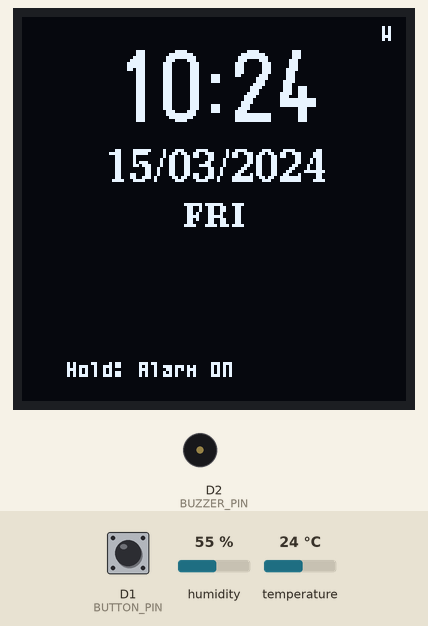
Recording of a sketch running on a simulated ESP8266 (NodeMCU). Shown: 128×128 one-colour display, buzzer (waves = sounding). The test bench sets the inputs (shaded band); at power-on: D1 (BUTTON_PIN) HIGH, humidity 55 %, temperature 24 °C. WiFi joins after 1.5 s; servers stay silent unless stated; the local clock reads 2024-03-15 10:24:30 at power-on unless the sketch sets it; what the sketch prints to the serial monitor is not drawn.

Above: at 9.1 s.
9.2 s: D1 (BUTTON_PIN) pulled LOW for 0.15 s
At 10.3 s:
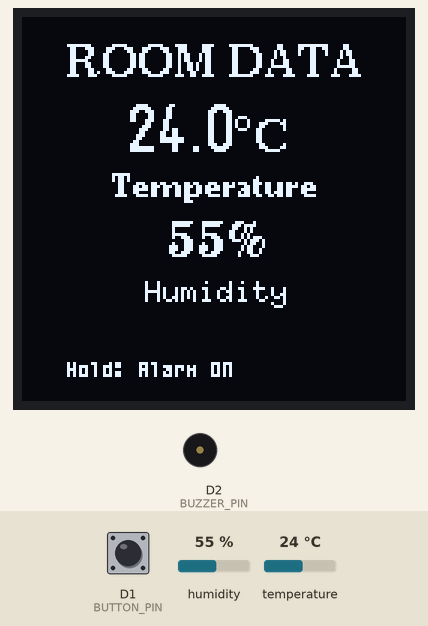
11.0 s: D1 (BUTTON_PIN) pulled LOW for 1 s
At 13.4 s:
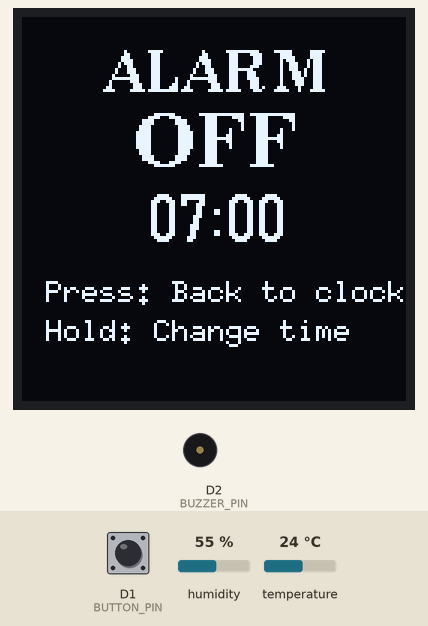
13.7 s: D1 (BUTTON_PIN) pulled LOW for 3.2 s
At 18.2 s:
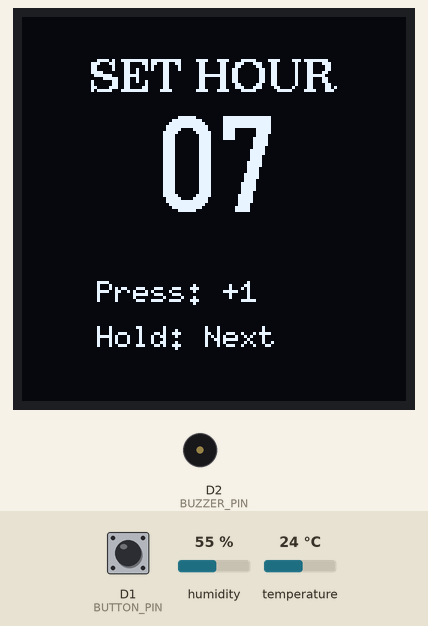
18.7 s: D1 (BUTTON_PIN) pulled LOW for 3.2 s
At 23.2 s:
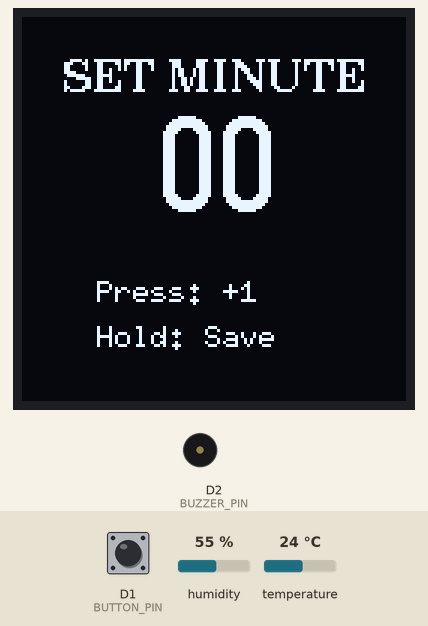
23.8 s: D1 (BUTTON_PIN) pulled LOW for 3.2 s
At 29.1 s:
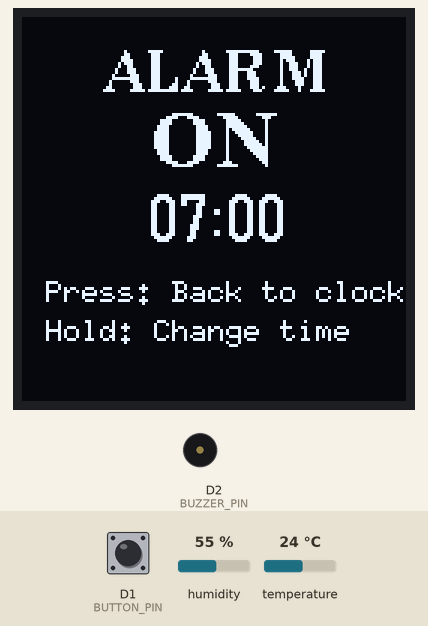
30.1 s: D1 (BUTTON_PIN) pulled LOW for 0.15 s
At 31.0 s:
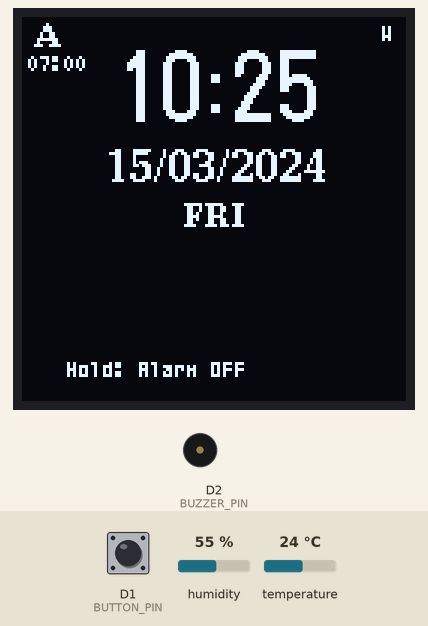
Timing chart, 0 to 33.1 s (numbered marks = the images above; inputs shaded):
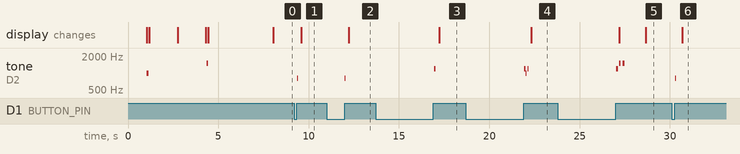

The sketch:

esp8266_clock_final.ino
```cpp
#include <U8g2lib.h>
#include <Wire.h>
#include <DHT.h>
#include <ESP8266WiFi.h>
#include <WiFiManager.h>
#include <time.h>

// Pin definitions
#define PIN_CLK 14      // D5 - SCK
#define PIN_DATA 13     // D7 - MOSI
#define PIN_CS 15       // D8 - CS
#define PIN_DC 2        // D4 - DC
#define PIN_RST 0       // D3 - RST

#define DHTPIN 12       // D6 - DHT11
#define BUTTON_PIN 5    // D1 - Button (J5 Pin 1)
#define BUZZER_PIN 4    // D2 - Buzzer

#define DHTTYPE DHT11

// External 1kΩ pull-up to 3.3V on J5 Pin 1
// Rest = HIGH, Pressed = LOW
#define BTN_PRESSED  LOW
#define BTN_RELEASED HIGH

// Display setup
U8G2_SH1107_PIMORONI_128X128_F_4W_SW_SPI u8g2(U8G2_R0, PIN_CLK, PIN_DATA, PIN_CS, PIN_DC, PIN_RST);

// Objects
DHT dht(DHTPIN, DHTTYPE);
WiFiManager wifiManager;

// Display modes
enum DisplayMode {
  MODE_CLOCK,
  MODE_SENSORS,
  MODE_ALARM_MENU,
  MODE_SET_HOUR,
  MODE_SET_MINUTE
};

// State
DisplayMode currentMode = MODE_CLOCK;
float temperature = 0;
float humidity = 0;
bool useCelsius = true;
bool show24Hour = true;

// Alarm settings
bool alarmEnabled = false;
int alarmHour = 7;
int alarmMinute = 0;
bool alarmTriggered = false;
int tempHour = 7;
int tempMinute = 0;

// Time
const char* ntpServer = "pool.ntp.org";
long gmtOffset_sec = 19800;
int daylightOffset_sec = 0;

// Forward declarations
void showMessage(const char* line1, const char* line2 = "", const char* line3 = "");
void updateDisplay();
void readSensors();
void printTime();
void checkAlarm();
void playAlarmSound();
void playBeep(int frequency, int duration);
void handleButton();
void handleShortPress();
void handleLongPress();

void setup() {
  Serial.begin(115200);
  delay(1000);
  Serial.println(F("\n================================"));
  Serial.println(F("ESP8266 WiFi Clock + Alarm"));
  Serial.println(F("External pull-up button build"));
  Serial.println(F("================================\n"));

  // External 1kΩ pull-up handles biasing, just use INPUT
  pinMode(BUTTON_PIN, INPUT);
  pinMode(BUZZER_PIN, OUTPUT);
  digitalWrite(BUZZER_PIN, LOW);

  Serial.println(F("Button: D1 (J5), Buzzer: D2"));

  // Initialize OLED
  u8g2.begin();
  Serial.println(F("OLED: OK"));

  playBeep(1000, 100);

  showMessage("WiFi Clock", "Starting...");
  delay(1500);

  // WiFi Setup
  showMessage("WiFi Setup", "Connect to:", "ClockSetup");
  Serial.println(F("WiFi setup starting..."));

  WiFiManagerParameter custom_timezone("tz", "Timezone", "5.5", 6,
    "<br/>5.5 (Sri Lanka/India), 0 (UK), -5 (USA EST)");

  wifiManager.addParameter(&custom_timezone);
  wifiManager.setConfigPortalTimeout(180);

  if (!wifiManager.autoConnect("ClockSetup")) {
    Serial.println(F("Failed, restarting..."));
    showMessage("WiFi Failed", "Restarting...");
    delay(3000);
    ESP.restart();
  }

  Serial.println(F("\nWiFi Connected!"));
  Serial.print(F("IP: "));
  Serial.println(WiFi.localIP());

  String tzValue = custom_timezone.getValue();
  float tzHours = tzValue.toFloat();
  gmtOffset_sec = (long)(tzHours * 3600);

  Serial.print(F("Timezone: UTC"));
  if (tzHours >= 0) Serial.print(F("+"));
  Serial.println(tzHours);

  showMessage("WiFi OK!", WiFi.SSID().c_str(), "Syncing...");

  configTime(gmtOffset_sec, daylightOffset_sec, ntpServer);

  Serial.print(F("Syncing"));
  int attempts = 0;
  while (time(nullptr) < 100000 && attempts < 20) {
    Serial.print(F("."));
    delay(500);
    attempts++;
  }
  Serial.println();

  if (time(nullptr) < 100000) {
    Serial.println(F("Time sync failed!"));
    showMessage("Time Sync", "Failed!");
    delay(2000);
  } else {
    Serial.println(F("Time synced!"));
    printTime();
    showMessage("Time Synced!", "Ready!");
    playBeep(1500, 100);
    delay(1500);
  }

  dht.begin();
  Serial.println(F("DHT11: OK"));
  delay(2000);
  readSensors();

  Serial.println(F("\n=== CONTROLS ==="));
  Serial.println(F("Short press : Next screen"));
  Serial.println(F("Long press  : Alarm ON/OFF (Clock/Sensors)"));
  Serial.println(F("Long press  : Set time (Alarm Menu)"));
  Serial.println(F("================\n"));
}

void loop() {
  static unsigned long lastUpdate = 0;
  static unsigned long lastTimeSync = 0;

  handleButton();

  if (alarmEnabled && !alarmTriggered &&
      currentMode != MODE_SET_HOUR && currentMode != MODE_SET_MINUTE) {
    checkAlarm();
  }

  if (alarmTriggered) {
    playAlarmSound();
  }

  if (millis() - lastTimeSync >= 3600000) {
    lastTimeSync = millis();
    configTime(gmtOffset_sec, daylightOffset_sec, ntpServer);
    Serial.println(F("Time re-synced"));
  }

  readSensors();

  if (millis() - lastUpdate >= 500) {
    lastUpdate = millis();
    updateDisplay();
  }

  delay(10);
}

// -------------------------------------------------------
// BUTTON HANDLER
// Rest = HIGH, Pressed = LOW (external 1kΩ pull-up)
// -------------------------------------------------------
void handleButton() {
  static unsigned long lastButtonCheck = 0;
  static bool lastButtonState = BTN_RELEASED;  // HIGH at rest
  static unsigned long buttonPressStart = 0;

  if (millis() - lastButtonCheck < 50) return;
  lastButtonCheck = millis();

  bool buttonState = digitalRead(BUTTON_PIN);

  // Button just pressed (HIGH -> LOW)
  if (buttonState == BTN_PRESSED && lastButtonState == BTN_RELEASED) {
    buttonPressStart = millis();
    delay(50);  // debounce
  }

  // Button just released (LOW -> HIGH)
  if (buttonState == BTN_RELEASED && lastButtonState == BTN_PRESSED) {
    unsigned long pressDuration = millis() - buttonPressStart;

    if (pressDuration < 2000) {
      handleShortPress();
    } else {
      handleLongPress();
    }

    delay(100);  // prevent double-trigger
  }

  lastButtonState = buttonState;
}

void handleShortPress() {
  playBeep(800, 50);
  Serial.println(F("SHORT PRESS"));

  switch (currentMode) {
    case MODE_CLOCK:
      if (alarmTriggered) {
        alarmTriggered = false;
        noTone(BUZZER_PIN);
        digitalWrite(BUZZER_PIN, LOW);
        Serial.println(F("Alarm stopped"));
      } else {
        currentMode = MODE_SENSORS;
        Serial.println(F("-> SENSORS"));
      }
      break;

    case MODE_SENSORS:
      currentMode = MODE_ALARM_MENU;
      Serial.println(F("-> ALARM MENU"));
      break;

    case MODE_ALARM_MENU:
      currentMode = MODE_CLOCK;
      Serial.println(F("-> CLOCK"));
      break;

    case MODE_SET_HOUR:
      tempHour++;
      if (tempHour > 23) tempHour = 0;
      Serial.print(F("Hour: "));
      Serial.println(tempHour);
      break;

    case MODE_SET_MINUTE:
      tempMinute++;
      if (tempMinute > 59) tempMinute = 0;
      Serial.print(F("Minute: "));
      Serial.println(tempMinute);
      break;
  }
}

void handleLongPress() {
  playBeep(1200, 100);
  Serial.println(F("LONG PRESS"));

  switch (currentMode) {
    case MODE_CLOCK:
    case MODE_SENSORS:
      alarmEnabled = !alarmEnabled;
      Serial.print(F("Alarm: "));
      Serial.println(alarmEnabled ? F("ON") : F("OFF"));
      {
        char msg[20];
        sprintf(msg, "Alarm %s", alarmEnabled ? "ON" : "OFF");
        char timeStr[10];
        sprintf(timeStr, "%02d:%02d", alarmHour, alarmMinute);
        showMessage(msg, timeStr);
      }
      playBeep(alarmEnabled ? 1500 : 800, 150);
      delay(1500);
      break;

    case MODE_ALARM_MENU:
      tempHour = alarmHour;
      tempMinute = alarmMinute;
      currentMode = MODE_SET_HOUR;
      Serial.println(F("-> SET HOUR"));
      break;

    case MODE_SET_HOUR:
      currentMode = MODE_SET_MINUTE;
      Serial.println(F("-> SET MINUTE"));
      playBeep(1000, 50);
      delay(50);
      playBeep(1200, 50);
      break;

    case MODE_SET_MINUTE:
      alarmHour = tempHour;
      alarmMinute = tempMinute;
      alarmEnabled = true;
      currentMode = MODE_ALARM_MENU;
      Serial.print(F("Alarm saved: "));
      Serial.print(alarmHour);
      Serial.print(F(":"));
      Serial.println(alarmMinute);
      showMessage("Alarm Set!", "Enabled");
      playBeep(1500, 100);
      delay(100);
      playBeep(1500, 100);
      delay(1000);
      break;
  }
}

// -------------------------------------------------------
// ALARM
// -------------------------------------------------------
void checkAlarm() {
  time_t now = time(nullptr);
  struct tm* timeinfo = localtime(&now);

  if (timeinfo->tm_hour == alarmHour &&
      timeinfo->tm_min  == alarmMinute &&
      timeinfo->tm_sec  == 0) {
    alarmTriggered = true;
    Serial.println(F("ALARM TRIGGERED!"));
  }
}

void playAlarmSound() {
  static unsigned long lastBeep = 0;
  static bool beepState = false;

  if (millis() - lastBeep >= 500) {
    lastBeep = millis();
    beepState = !beepState;
    tone(BUZZER_PIN, beepState ? 2000 : 1000);
  }
}

void playBeep(int frequency, int duration) {
  tone(BUZZER_PIN, frequency);
  delay(duration);
  noTone(BUZZER_PIN);
}

// -------------------------------------------------------
// DISPLAY
// -------------------------------------------------------
void updateDisplay() {
  u8g2.clearBuffer();

  switch (currentMode) {
    case MODE_CLOCK:      drawClock();      break;
    case MODE_SENSORS:    drawSensors();    break;
    case MODE_ALARM_MENU: drawAlarmMenu();  break;
    case MODE_SET_HOUR:   drawSetHour();    break;
    case MODE_SET_MINUTE: drawSetMinute();  break;
  }

  u8g2.sendBuffer();
}

void drawClock() {
  time_t now = time(nullptr);
  struct tm* timeinfo = localtime(&now);

  int hour    = timeinfo->tm_hour;
  int minute  = timeinfo->tm_min;
  int day     = timeinfo->tm_mday;
  int month   = timeinfo->tm_mon + 1;
  int year    = timeinfo->tm_year + 1900;
  int weekday = timeinfo->tm_wday;
  bool isPM   = false;

  if (!show24Hour) {
    isPM = (hour >= 12);
    if (hour == 0)      hour = 12;
    else if (hour > 12) hour -= 12;
  }

  u8g2.setFont(u8g2_font_logisoso24_tn);
  char timeStr[10];
  sprintf(timeStr, "%02d:%02d", hour, minute);
  int w = u8g2.getStrWidth(timeStr);
  u8g2.drawStr(64 - w / 2, 35, timeStr);

  if (!show24Hour) {
    u8g2.setFont(u8g2_font_ncenB08_tr);
    u8g2.drawStr(5, 35, isPM ? "PM" : "AM");
  }

  if (WiFi.status() == WL_CONNECTED) {
    u8g2.setFont(u8g2_font_micro_tr);
    u8g2.drawStr(120, 8, "W");
  }

  if (alarmEnabled) {
    u8g2.setFont(u8g2_font_ncenB08_tr);
    u8g2.drawStr(5, 10, "A");
    u8g2.setFont(u8g2_font_micro_tr);
    char alarmStr[6];
    sprintf(alarmStr, "%02d:%02d", alarmHour, alarmMinute);
    u8g2.drawStr(2, 18, alarmStr);
  }

  u8g2.setFont(u8g2_font_ncenB10_tr);
  char dateStr[20];
  sprintf(dateStr, "%02d/%02d/%04d", day, month, year);
  w = u8g2.getStrWidth(dateStr);
  u8g2.drawStr(64 - w / 2, 55, dateStr);

  u8g2.setFont(u8g2_font_ncenB08_tr);
  const char* days[] = {"SUN", "MON", "TUE", "WED", "THU", "FRI", "SAT"};
  w = u8g2.getStrWidth(days[weekday]);
  u8g2.drawStr(64 - w / 2, 70, days[weekday]);

  u8g2.setFont(u8g2_font_micro_tr);
  u8g2.drawStr(15, 120, alarmEnabled ? "Hold: Alarm OFF" : "Hold: Alarm ON");
}

void drawSensors() {
  u8g2.setFont(u8g2_font_ncenB10_tr);
  int w = u8g2.getStrWidth("ROOM DATA");
  u8g2.drawStr(64 - w / 2, 20, "ROOM DATA");

  u8g2.setFont(u8g2_font_logisoso16_tn);
  char tempStr[10];
  sprintf(tempStr, "%.1f", temperature);
  int tempW = u8g2.getStrWidth(tempStr);
  int tempX = 64 - tempW / 2 - 12;
  u8g2.drawStr(tempX, 45, tempStr);
  u8g2.drawCircle(tempX + tempW + 3, 35, 2);

  u8g2.setFont(u8g2_font_ncenB10_tr);
  u8g2.drawStr(tempX + tempW + 8, 45, useCelsius ? "C" : "F");

  u8g2.setFont(u8g2_font_ncenB08_tr);
  w = u8g2.getStrWidth("Temperature");
  u8g2.drawStr(64 - w / 2, 60, "Temperature");

  u8g2.setFont(u8g2_font_ncenB12_tr);
  char humStr[10];
  sprintf(humStr, "%.0f%%", humidity);
  w = u8g2.getStrWidth(humStr);
  u8g2.drawStr(64 - w / 2, 80, humStr);

  u8g2.setFont(u8g2_font_6x10_tr);
  w = u8g2.getStrWidth("Humidity");
  u8g2.drawStr(64 - w / 2, 95, "Humidity");

  u8g2.setFont(u8g2_font_micro_tr);
  u8g2.drawStr(15, 120, alarmEnabled ? "Hold: Alarm OFF" : "Hold: Alarm ON");
}

void drawAlarmMenu() {
  u8g2.setFont(u8g2_font_ncenB14_tr);
  int w = u8g2.getStrWidth("ALARM");
  u8g2.drawStr(64 - w / 2, 25, "ALARM");

  u8g2.setFont(u8g2_font_ncenB18_tr);
  const char* status = alarmEnabled ? "ON" : "OFF";
  w = u8g2.getStrWidth(status);
  u8g2.drawStr(64 - w / 2, 50, status);

  u8g2.setFont(u8g2_font_logisoso16_tn);
  char timeStr[10];
  sprintf(timeStr, "%02d:%02d", alarmHour, alarmMinute);
  w = u8g2.getStrWidth(timeStr);
  u8g2.drawStr(64 - w / 2, 75, timeStr);

  u8g2.setFont(u8g2_font_6x10_tr);
  u8g2.drawStr(8, 95,  "Press: Back to clock");
  u8g2.drawStr(8, 108, "Hold: Change time");
}

void drawSetHour() {
  u8g2.setFont(u8g2_font_ncenB10_tr);
  int w = u8g2.getStrWidth("SET HOUR");
  u8g2.drawStr(64 - w / 2, 25, "SET HOUR");

  u8g2.setFont(u8g2_font_logisoso32_tn);
  char hourStr[5];
  sprintf(hourStr, "%02d", tempHour);
  w = u8g2.getStrWidth(hourStr);
  u8g2.drawStr(64 - w / 2, 65, hourStr);

  u8g2.setFont(u8g2_font_6x10_tr);
  u8g2.drawStr(25, 95,  "Press: +1");
  u8g2.drawStr(25, 110, "Hold: Next");
}

void drawSetMinute() {
  u8g2.setFont(u8g2_font_ncenB10_tr);
  int w = u8g2.getStrWidth("SET MINUTE");
  u8g2.drawStr(64 - w / 2, 25, "SET MINUTE");

  u8g2.setFont(u8g2_font_logisoso32_tn);
  char minStr[5];
  sprintf(minStr, "%02d", tempMinute);
  w = u8g2.getStrWidth(minStr);
  u8g2.drawStr(64 - w / 2, 65, minStr);

  u8g2.setFont(u8g2_font_6x10_tr);
  u8g2.drawStr(25, 95,  "Press: +1");
  u8g2.drawStr(25, 110, "Hold: Save");
}

// -------------------------------------------------------
// SENSORS & UTILITIES
// -------------------------------------------------------
void readSensors() {
  static unsigned long lastRead = 0;

  if (millis() - lastRead > 2500) {
    float h = dht.readHumidity();
    float t = dht.readTemperature(!useCelsius);

    if (!isnan(h) && !isnan(t)) {
      temperature = t;
      humidity    = h;
    }
    lastRead = millis();
  }
}

void showMessage(const char* line1, const char* line2, const char* line3) {
  u8g2.clearBuffer();
  u8g2.setFont(u8g2_font_ncenB10_tr);

  int w1 = u8g2.getStrWidth(line1);
  u8g2.drawStr(64 - w1 / 2, 30, line1);

  if (strlen(line2) > 0) {
    u8g2.setFont(u8g2_font_ncenB08_tr);
    int w2 = u8g2.getStrWidth(line2);
    u8g2.drawStr(64 - w2 / 2, 50, line2);
  }

  if (strlen(line3) > 0) {
    u8g2.setFont(u8g2_font_ncenB08_tr);
    int w3 = u8g2.getStrWidth(line3);
    u8g2.drawStr(64 - w3 / 2, 65, line3);
  }

  u8g2.sendBuffer();
}

void printTime() {
  time_t now = time(nullptr);
  struct tm* timeinfo = localtime(&now);

  Serial.print(F("Time: "));
  Serial.print(timeinfo->tm_year + 1900);
  Serial.print(F("/"));
  Serial.print(timeinfo->tm_mon + 1);
  Serial.print(F("/"));
  Serial.print(timeinfo->tm_mday);
  Serial.print(F(" "));
  Serial.print(timeinfo->tm_hour);
  Serial.print(F(":"));
  Serial.println(timeinfo->tm_min);
}

/*
 * ========================================
 * CONTROLS
 * ========================================
 * CLOCK / SENSORS:
 *   Short press --> Next screen
 *   Long press  --> Toggle alarm ON/OFF
 *
 * ALARM MENU:
 *   Short press --> Back to clock
 *   Long press  --> Change alarm time
 *
 * SETTING HOUR / MINUTE:
 *   Short press --> +1
 *   Long press  --> Confirm / Save
 *
 * ALARM RINGING:
 *   Short press --> Stop alarm
 * ========================================
 */
```

Measured:
- after the input at 9.2 s, tone on D2 (BUZZER_PIN): silent → 800 Hz after 0.17 s, → silent 0.05 s later; the display: changes after 0.38 s (image 1)
- after the input at 11.0 s, tone on D2 (BUZZER_PIN): silent → 800 Hz after 1.0 s, → silent 0.05 s later; the display: changes after 1.2 s (image 2)
- after the input at 13.7 s, tone on D2 (BUZZER_PIN): silent → 1200 Hz after 3.2 s, → silent 0.10 s later; the display: changes after 3.5 s (image 3)
- after the input at 18.7 s, tone on D2 (BUZZER_PIN): plays 1200 Hz for 0.10 s, 1000 Hz for 0.05 s, 1200 Hz for 0.05 s, starting after 3.2 s; the display: changes after 3.6 s (image 4)
- after the input at 23.8 s, tone on D2 (BUZZER_PIN): plays 1200 Hz for 0.10 s, 1500 Hz for 0.10 s, 1500 Hz for 0.10 s, starting after 3.2 s; the display: first changes after 3.4 s (image 5 shows a later state)
- after the input at 30.1 s, tone on D2 (BUZZER_PIN): silent → 800 Hz after 0.19 s, → silent 0.05 s later; the display: changes after 0.57 s (image 6)
